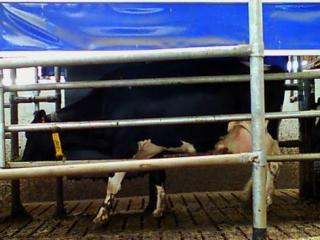
#> input picture convnext/0087_1_1.jpg, 320 x 240 px
$ python sobel_filter.py   (older library calls are emulated)
#> lines starting #> are read from the running program, lines starting #| are printed output that depends on the picture
import numpy as np
import cv2


if __name__ == '__main__':

    image = cv2.imread('./0087_1_1.jpg')
#> image is the input picture: shape (240, 320, 3); mean B, G, R 94.7, 80.9, 77.2
    img_gray = cv2.cvtColor(image, cv2.COLOR_BGR2GRAY)
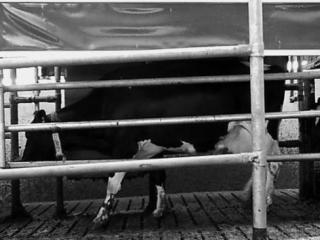
#> img_gray: shape (240, 320); min 0, max 253, mean 81.3
    smoothened = cv2.GaussianBlur(img_gray, (3,3), 0)
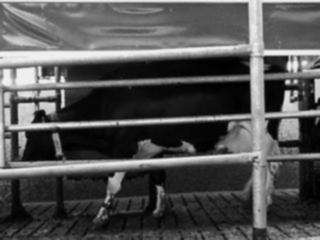
#> smoothened: shape (240, 320); min 0, max 242, mean 81.3
    # sobel_xy = cv2.Sobel(smoothened, ddepth=cv2.CV_64F, dx=1, dy=1, ksize=5)
    # cv2.imshow('Sobel X Y using Sobel() function', sobel_xy)
    # cv2.waitKey(0)

    grad_x = cv2.Sobel(smoothened, cv2.CV_64F, 1, 0)
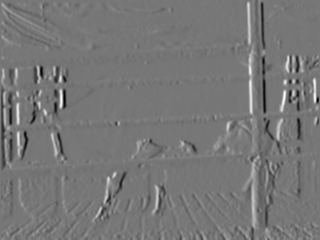
#> grad_x: shape (240, 320) float64; min -582, max 662, mean -1.4; drawn with min black and max white
    grad_y = cv2.Sobel(smoothened, cv2.CV_64F, 0, 1)
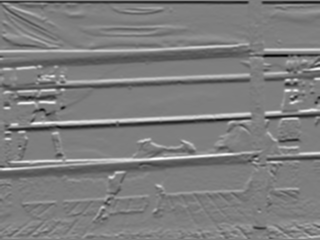
#> grad_y: shape (240, 320) float64; min -652, max 659, mean -4.6; drawn with min black and max white
    grad = np.sqrt(grad_x**2 + grad_y**2) # normalize
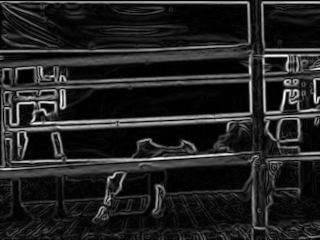
#> grad: shape (240, 320) float64; min 0, max 664.7, mean 92; drawn with min black and max white
    grad_norm = (grad * 255 / grad.max()).astype(np.uint8)
    cv2.imshow('Edges', grad_norm)
    cv2.waitKey(0)
    cv2.imwrite('./cow_edges.png',grad_norm)
